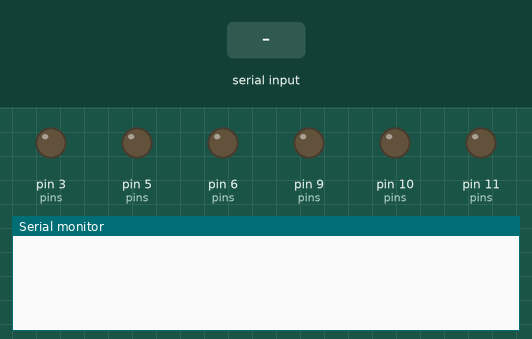
The sketch below on a simulated Arduino Uno, built with avr-gcc and run on an emulated ATmega328P. On the bench: output pins drawn as LEDs (lit = HIGH), the last lines printed to the serial monitor. The inputs (shaded band) are chosen by the test bench.

Above: at 1.2 s.
1.3 s: "l90x" received over Serial
At 2.4 s:
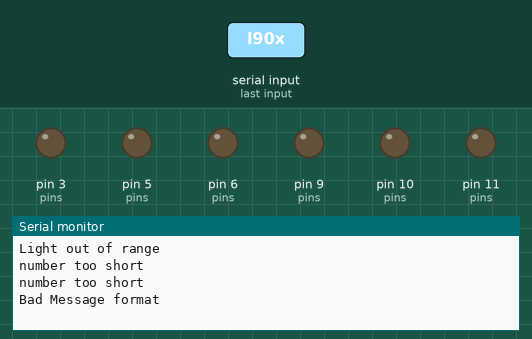
2.8 s: byte 108 ('l') received over Serial
At 4.9 s:
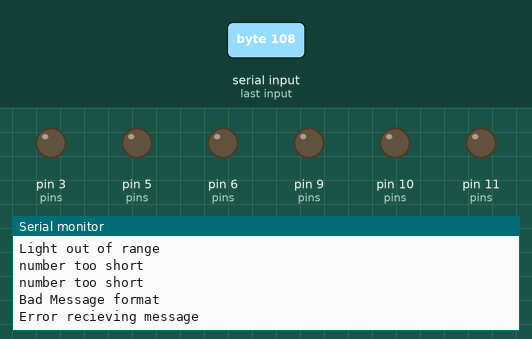
5.2 s: "l,45x" received over Serial
At 6.4 s:
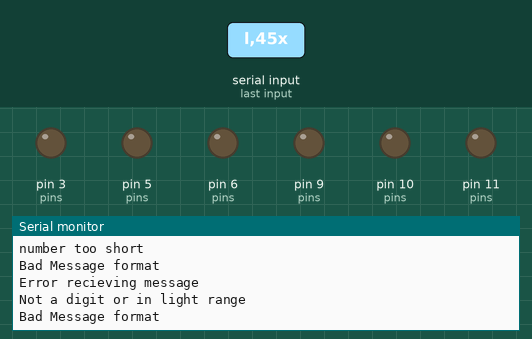

The sketch:

light_test.ino
```cpp
static const int IN_BUF_SIZE = 14;
static const int NUM_LIGHTS = 2;

const uint8_t PROGMEM gamma8[] = {
    0,  0,  0,  0,  0,  0,  0,  0,  0,  0,  0,  0,  0,  0,  0,  0,
    0,  0,  0,  0,  0,  0,  0,  0,  0,  0,  0,  0,  1,  1,  1,  1,
    1,  1,  1,  1,  1,  1,  1,  1,  1,  2,  2,  2,  2,  2,  2,  2,
    2,  3,  3,  3,  3,  3,  3,  3,  4,  4,  4,  4,  4,  5,  5,  5,
    5,  6,  6,  6,  6,  7,  7,  7,  7,  8,  8,  8,  9,  9,  9, 10,
   10, 10, 11, 11, 11, 12, 12, 13, 13, 13, 14, 14, 15, 15, 16, 16,
   17, 17, 18, 18, 19, 19, 20, 20, 21, 21, 22, 22, 23, 24, 24, 25,
   25, 26, 27, 27, 28, 29, 29, 30, 31, 32, 32, 33, 34, 35, 35, 36,
   37, 38, 39, 39, 40, 41, 42, 43, 44, 45, 46, 47, 48, 49, 50, 50,
   51, 52, 54, 55, 56, 57, 58, 59, 60, 61, 62, 63, 64, 66, 67, 68,
   69, 70, 72, 73, 74, 75, 77, 78, 79, 81, 82, 83, 85, 86, 87, 89,
   90, 92, 93, 95, 96, 98, 99,101,102,104,105,107,109,110,112,114,
  115,117,119,120,122,124,126,127,129,131,133,135,137,138,140,142,
  144,146,148,150,152,154,156,158,160,162,164,167,169,171,173,175,
  177,180,182,184,186,189,191,193,196,198,200,203,205,208,210,213,
  215,218,220,223,225,228,231,233,236,239,241,244,247,249,252,255 };

struct Colour {
  int r, g, b;
};

struct Pin {
  int r, g, b;
};

struct Light {
  Pin pin;
  Colour col;
};

enum Command { NONE, LIGHT };
enum C_Col { RED, GREEN, BLUE, NOT_COL};
enum Result { ERR, OK };

Light lights[NUM_LIGHTS];

void setup() {
  const Pin pins[NUM_LIGHTS] = { {11, 10, 9}, {6, 5, 3} };
  for (int i = 0; i < NUM_LIGHTS; ++i) {
    lights[i].pin = pins[i];
    lights[i].col = {0, 0, 0};
  }
  Serial.begin(57600);
  for (int i = 0; i < NUM_LIGHTS; ++i) {
    pinMode(lights[i].pin.r, OUTPUT);
    pinMode(lights[i].pin.g, OUTPUT);
    pinMode(lights[i].pin.b, OUTPUT);
  }
}

Result get_msg(char in_buf[]) {
  byte size = Serial.readBytesUntil('x', in_buf, IN_BUF_SIZE);
  if ((int)size > 0 && (int)size <= IN_BUF_SIZE) {
    return OK;
  } else {
    return ERR;
  }
}

Result update_light(char in_buf[]) {
  int index = 0;
  Result result = OK;
  if ( isDigit(in_buf[0]) ) {
    int l_num = in_buf[0] - '0';
    if (l_num < 0 || l_num > NUM_LIGHTS) {
      result = ERR;
      Serial.println("Light out of range");
    }
    int col_vals[3] = {0, 0, 0};
    index = 1;
    for (int n = 0; n < 3; ++n) {
      char val[4];
      for (int i = 0; i < 4; ++i) {
        if ( isDigit(in_buf[index + i]) ) {
          val[i] = in_buf[index + i];
        } else {
          if (i == 0) {
            result = ERR;
            Serial.println("number too short");
          }
          val[i] = '\0';
          index += i + 1;
          break;
        }
      }
      col_vals[n] = atoi(val);
    }
    if (result == OK) {
      lights[l_num].col.r = col_vals[0];
      lights[l_num].col.g = col_vals[1];
      lights[l_num].col.b = col_vals[2];
    }
  } else {
    result = ERR;
    Serial.println("Not a digit or in light range");
  }
  return result;
}

void print_lights() {
  for (int i = 0; i < NUM_LIGHTS; ++i) {
    Serial.println("light");
    Serial.print("r: ");
    Serial.print(lights[i].col.r);
    Serial.print(" g: ");
    Serial.print(lights[i].col.g);
    Serial.print(" b: ");
    Serial.println(lights[i].col.b);
  }
}

void handle_input() {
  char in_buf[IN_BUF_SIZE];
  Command command = NONE;
  C_Col colour = NOT_COL;
  int index = 0;
  int col_vals[3] = {0, 0, 0};

  while (Serial.available() > 0) {
    char in = Serial.read();
    switch (in) {
      case 'l':
        {
          command = LIGHT;
          if (get_msg(in_buf) == OK) {
            if (update_light(in_buf) == ERR) {
              Serial.println("Bad Message format");
            } else {
              //print_lights();
            }
          } else {
            Serial.println("Error recieving message");
          }
        }
        break;
      default:
        break;
    }

  }
}

void loop() {

  handle_input();
  for (int i = 0; i < NUM_LIGHTS; ++i) {
    analogWrite( lights[i].pin.r, pgm_read_byte(&gamma8[lights[i].col.r]) );
    analogWrite(lights[i].pin.g, pgm_read_byte(&gamma8[lights[i].col.g]) );
    analogWrite(lights[i].pin.b, pgm_read_byte(&gamma8[lights[i].col.b]) );
  }

}
```

Measured:
- after the input at 1.3 s, the serial monitor: prints a new line at once (image 1)
- after the input at 2.8 s, the serial monitor: prints a new line after 1.0 s (image 2)
- after the input at 5.2 s, the serial monitor: prints a new line at once (image 3)
